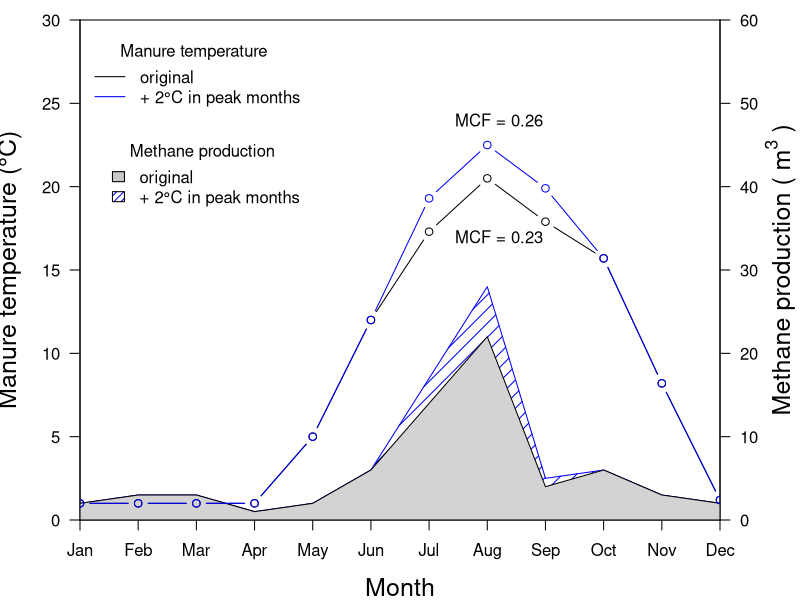

Write R code to recreate this figure.
#To create a figure to demonstrate the influence of temperature on MCF
#The data is from the sheet:MCF sheet_Fig 1. 
#The manure temperature increase from 3 months. 
Tm<-c(1.0,1.0,1.0,1.0,5.0,12.0,17.3,20.5,17.9,15.7,8.2,1.2)
Tm.2<-c(1.0,1.0,1.0,1.0,5.0,12.0,19.3,22.5,19.9,15.7,8.2,1.2)
CH4  <-c(2,3,3,1,2,6,14,22,4,6,3,2)/2
CH4.2<-c(2,3,3,1,2,6,17,28,5,6,3,2)/2
#Output 800 x 600
par(mar=c(4,4,1,4))
plot(0,type="n",xlim=c(1,12),ylim=c(0,30),
     xlab="Month",ylab="Manure temperature (°C)"
     ,las=1,xaxt="n",xaxs="i",yaxs="i"
     ,cex.lab=1.5)
axis(1,at=c(1:12),labels=month.abb)
axis(4,at=seq(0,30,5),labels=seq(0,60,10),
     las=1)
mtext(expression("Methane production ("~m^3~")"),
      side=4,line=3,cex=1.5)
polygon(c(c(1:12),c(12:1)),c(CH4.2,rep(0,12))
        ,col="blue"
        ,density=10,angle=45)
polygon(c(c(1:12),c(12:1)),c(CH4,rep(0,12))
        ,col="lightgrey")
lines(c(1:12),Tm,type="b")
lines(c(1:12),Tm.2,type="b",col="blue")
legend(1,29,c("original","+ 2°C in peak months")
       ,col=c("black","blue"),lty=c(1,1),
       bty="n",title="Manure temperature")
legend(1.3,23,c("original","+ 2°C in peak months")
       ,fill=c("grey","blue"),density=c(100,20)
       ,bty="n",title="Methane production")
text(8.2,24,"MCF = 0.26")
text(8.2,17,"MCF = 0.23")
#arrows(8,22.5,8,20.5,length=0.03, angle=90)
